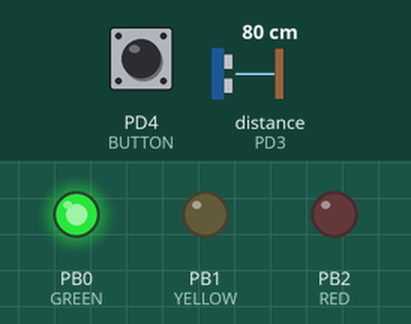
Bench run of a program on a simulated ATmega328P, built with avr-gcc and emulated at 16 MHz (the files do not name the chip). Shown: output pins drawn as LEDs (lit = HIGH). Wiring (inferred from the names in the program): ultrasonic range finder: trigger PD2; echo PD3. The test bench sets the inputs (shaded band); at power-on: distance to the obstacle (sensor on PD3) 80 cm, PD4 (BUTTON) HIGH. The echo pulse lasts 58.3 µs per cm; pins used as bus, display or sensor lines are not drawn; what the program prints to the serial monitor is not drawn.

Above: at 1.2 s.
1.3 s: distance to the obstacle (sensor on PD3) set to 2 cm
2.8 s: PD4 (BUTTON) pulled LOW for 0.15 s
Timing chart, 0 to 5.8 s (numbered marks = the images above; inputs shaded):
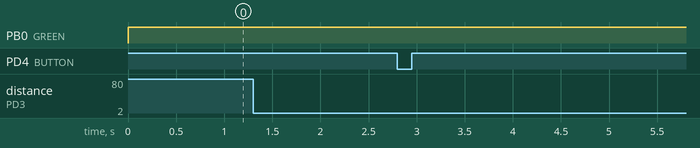

The program:

main.cpp
```cpp
#include <avr/io.h>
#include <util/delay.h>
#include <stdio.h>

#define F_CPU 16000000UL

#define TRIG PD2
#define ECHO PD3
#define BUTTON PD4

#define GREEN PB0
#define YELLOW PB1
#define RED PB2

#define BAUD 9600
#define UBRR_VALUE 103

void USART_Init(void)
{
    UBRR0H = (UBRR_VALUE >> 8);
    UBRR0L = UBRR_VALUE;

    UCSR0B = (1 << TXEN0);

    UCSR0C = (1 << UCSZ01) | (1 << UCSZ00);
}

void USART_Transmit(char data)
{
    while (!(UCSR0A & (1 << UDRE0)));
    UDR0 = data;
}

void USART_SendString(char *str)
{
    while (*str)
    {
        USART_Transmit(*str++);
    }
}

long measureDistance()
{
    long count = 0;

    PORTD &= ~(1 << TRIG);
    _delay_us(2);

    PORTD |= (1 << TRIG);
    _delay_us(10);
    PORTD &= ~(1 << TRIG);

    while (!(PIND & (1 << ECHO)));

    while (PIND & (1 << ECHO))
    {
        count++;
        _delay_us(1);
    }

    long distance = count / 58;

    return distance;
}

int main(void)
{
    DDRD |= (1 << TRIG);

    DDRD &= ~((1 << ECHO) | (1 << BUTTON));

    PORTD |= (1 << BUTTON);

    DDRB |= (1 << GREEN) | (1 << YELLOW) | (1 << RED);

    USART_Init();

    uint8_t initial_capacity = 10;
    uint8_t vehicles = 0;

    uint8_t detected = 0;

    char buffer[50];

    while (1)
    {
        long distance = measureDistance();

        if (distance < 10 && detected == 0)
        {
            if (vehicles < initial_capacity)
            {
                vehicles++;

                sprintf(buffer,
                        "Vehicle Count = %d\r\n",
                        vehicles);

                USART_SendString(buffer);
            }

            detected = 1;
        }

        if (distance > 15)
        {
            detected = 0;
        }

        if (!(PIND & (1 << BUTTON)))
        {
            vehicles = 0;

            USART_SendString("System Reset\r\n");

            _delay_ms(300);
        }

        uint8_t available =
            initial_capacity - vehicles;

        PORTB &= ~((1 << GREEN) |
                   (1 << YELLOW) |
                   (1 << RED));

        if (available > 5)
        {
            PORTB |= (1 << GREEN);
        }
        else if (available > 0)
        {
            PORTB |= (1 << YELLOW);
        }
        else
        {
            PORTB |= (1 << RED);
        }

        _delay_ms(100);
    }
}
```
